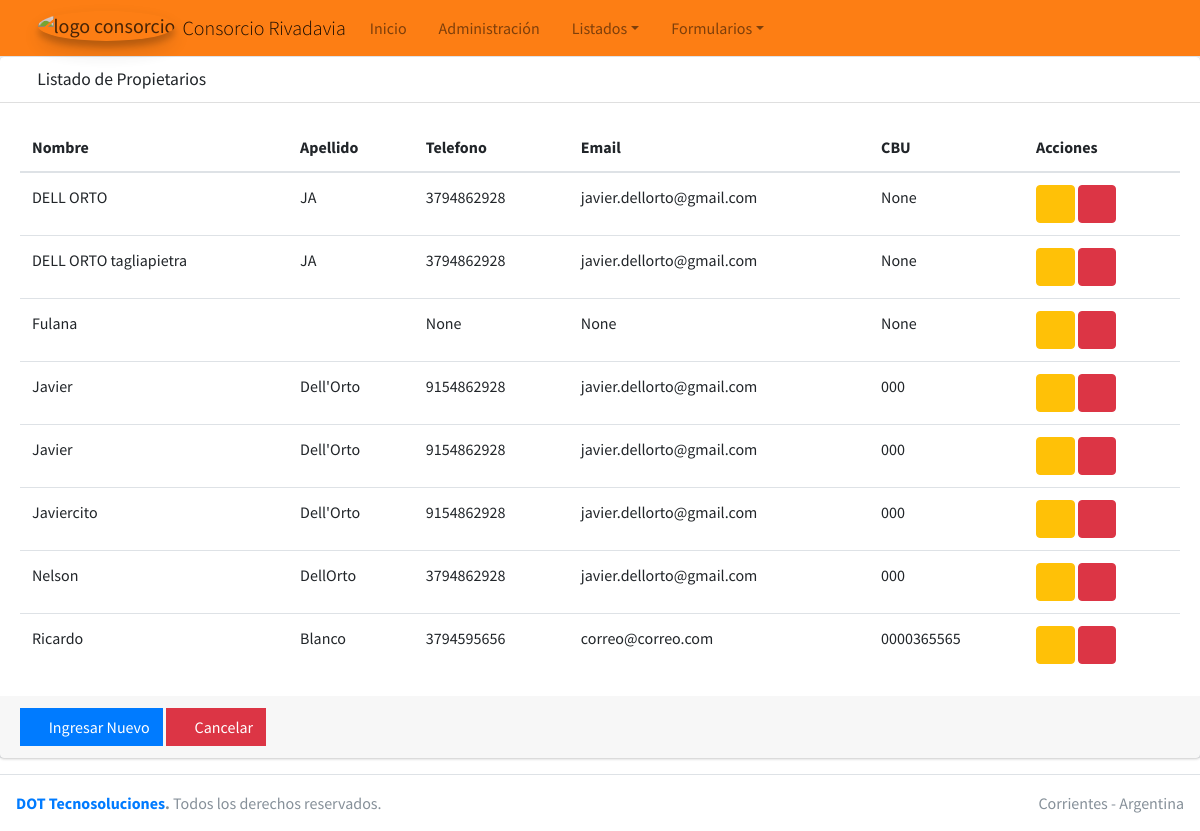
The page /consorcio/propietarios/ on the database as committed earlier.
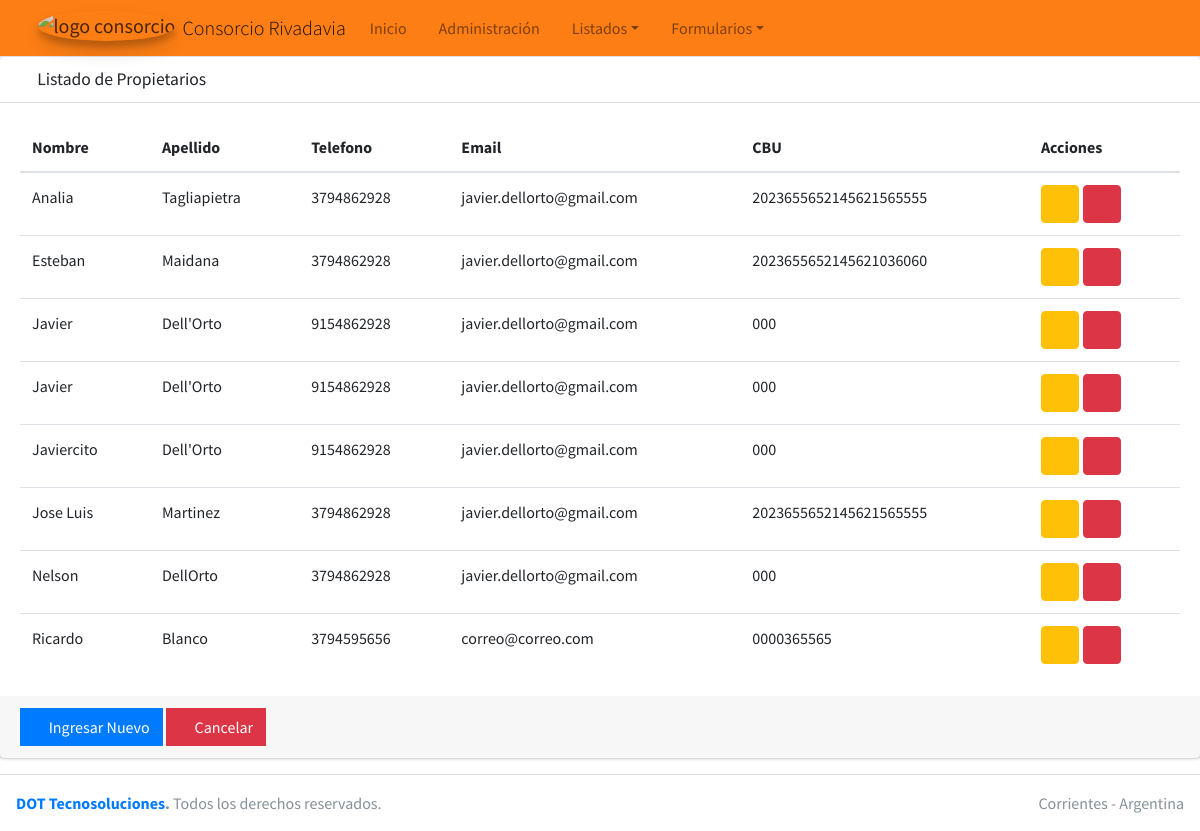
The same page on the database as committed later.
### casa/models.py (models this page shows, shortened)
class Propietario(models.Model):
    nombre = models.CharField(max_length=30)
    apellido = models.CharField(max_length=30, blank=True)
    telefono = models.CharField(max_length=10, blank=True, null=True)
    email = models.EmailField(blank=True, null=True)
    CBU = models.CharField(max_length=22, blank=True, null=True)
    creado = models.DateTimeField(auto_now_add=True)
    modificado = models.DateTimeField(auto_now=True)
    class Meta:
        ordering = ['nombre']
        verbose_name = 'Propietarios'
        verbose_name_plural = "Propietarios"

### casa/views.py (the view)
# urls.py: path('propietarios/', views.FormularioPropietarioView.listado_propietarios, name='propietarios'),
    def listado_propietarios(request):
        data = {
            'titulo': 'Listado de Propietarios',
            'propietarios': Propietario.objects.all()
        }
        return render(request, 'propietarios.html', data)

### casa/templates/propietarios.html
{% extends "list.html" %}
{% block columns %}
<tr>
  <th scope="col">Nombre</th>
  <th scope="col">Apellido</th>
  <th scope="col">Telefono</th>
  <th scope="col">Email</th>
  <th scope="col">CBU</th>
  <th scope="col">Acciones</th>
</tr>
{% endblock columns %}
{% block rows %}
{% for propietario in propietarios %}
<tr>
  <td>{{propietario.nombre}}</td>
  <td>{{propietario.apellido}}</td>
  <td>{{propietario.telefono}}</td>
  <td>{{propietario.email}}</td>
  <td>{{propietario.CBU}}</td>
  <td>
    <a href="{% url 'editarpropietario' propietario.id %}" class="btn btn-warning">
      <i class="fas fa-edit"></i>
    </a>
    <a href="#" class="btn btn-danger">
      <i class="fas fa-trash"></i>
    </a>
  </td>
</tr>
{% endfor %}
{% endblock rows %}

### home/templates/list.html
{% extends "home.html" %}
{% block content %}
<div class="card card-default">
  <div class="card-header">
    <h3 class="card-title"><i class="fas fa-search"></i>
      {{ titulo }}
    </h3>
  </div>
      <div class="card-body">
        <table class="table">
            <thead>
                {% block columns %}
                {% endblock columns %}
            </thead>
            <tbody class="table-group-divider">
                {% block rows %}
                {% endblock rows %}
             </tbody>
        </table>
      </div>
        <div class="card-footer">
          <a href='{% url 'registrarpropietario' %}' class="btn btn-primary btn-flat"><i class="fas fa-plus"></i> Ingresar Nuevo</a>
          <a href='{% url 'home' %}' class="btn btn-danger btn-flat"><i class="fas fa-ban"></i> Cancelar</a>
        </div>
  </div>
</div>
{% endblock %}

### home/templates/home.html (shortened to what this page needs)
{% load static%}
<!DOCTYPE html>
<html lang="en">
<head>
  <link rel="stylesheet" href="{% static 'plugins/fontawesome-free/css/all.min.css' %}">
  <link rel="stylesheet" href="{% static 'css/adminlte.min.css' %}">
</head>
<body class="hold-transition layout-top-nav">
<div class="wrapper">
  {% include "header.html" %}
  <div class="content-wrapper">
  {% block content %}
  {% endblock %}
  </div>
  {% include "footer.html" %}
</body>
</html>

### home/templates/header.html (shortened to what this page needs)
{% load static %}
<nav class="main-header navbar navbar-expand-md navbar-orange navbar-light">
    <div class="container">
      <a href="{% url 'home' %}" class="navbar-brand">
        <img src="{% static 'img/2149-a.png' %}" alt="logo consorcio" class="brand-image img-circle elevation-3" style="opacity: .8">
        <span class="brand-text font-weight-light">Consorcio Rivadavia</span>
      </a>
      <div class="collapse navbar-collapse order-3" id="navbarCollapse">
        <ul class="navbar-nav">
          <li class="nav-item">
            <a href="{% url 'home' %}" class="nav-link">Inicio</a>
          </li>
          <li class="nav-item">
            <a href="{% url 'admin:index' %}" class="nav-link">Administración</a>
          </li>
          <li class="nav-item dropdown">
            <a id="dropdownSubMenu1" href="#" data-toggle="dropdown" aria-haspopup="true" aria-expanded="false" class="nav-link dropdown-toggle">Listados</a>
          </li>
          <li class="nav-item dropdown">
            <a id="dropdownSubMenu1" href="#" data-toggle="dropdown" aria-haspopup="true" aria-expanded="false" class="nav-link dropdown-toggle">Formularios</a>
      </div>
    </nav>

### home/templates/footer.html
{% load static %}
  <footer class="main-footer">
    <div class="float-right d-none d-sm-inline">
      Corrientes - Argentina
    </div>
    <strong> <a href="https://www.dottecnosoluciones.com.ar">DOT Tecnosoluciones</a>.</strong> Todos los derechos reservados.
  </footer>

Rows that differ between the two databases and show on the page:
changed Propietario: nombre "DELL ORTO" → "Analia"; apellido "JA" → "Tagliapietra"; CBU "None" → "2023655652145621565555"
changed Propietario: nombre "Fulana" → "Esteban"; apellido (not shown) → "Maidana"; telefono "None" → "3794862928"; email "None" → "javier.dellorto@gmail.com"; CBU "None" → "2023655652145621036060"
changed Propietario: nombre "DELL ORTO tagliapietra" → "Jose Luis"; apellido "JA" → "Martinez"; CBU "None" → "2023655652145621565555"; moves down the list
